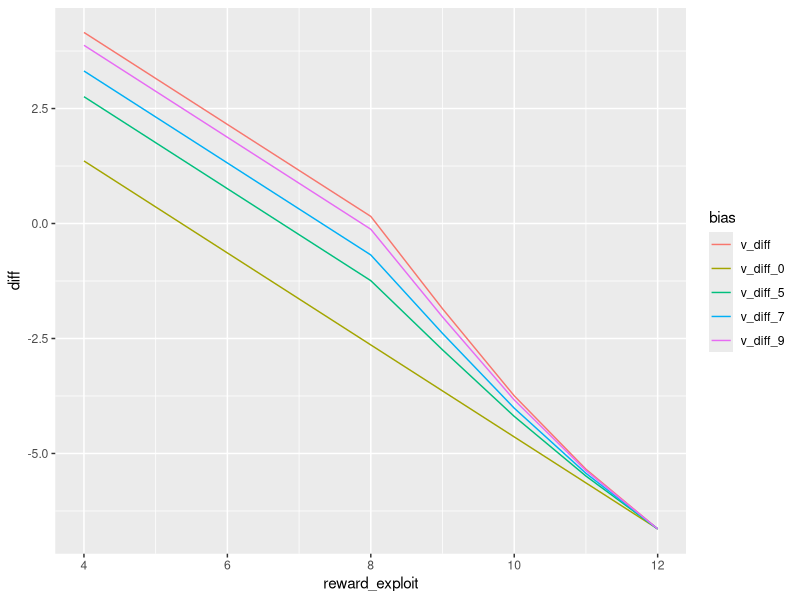
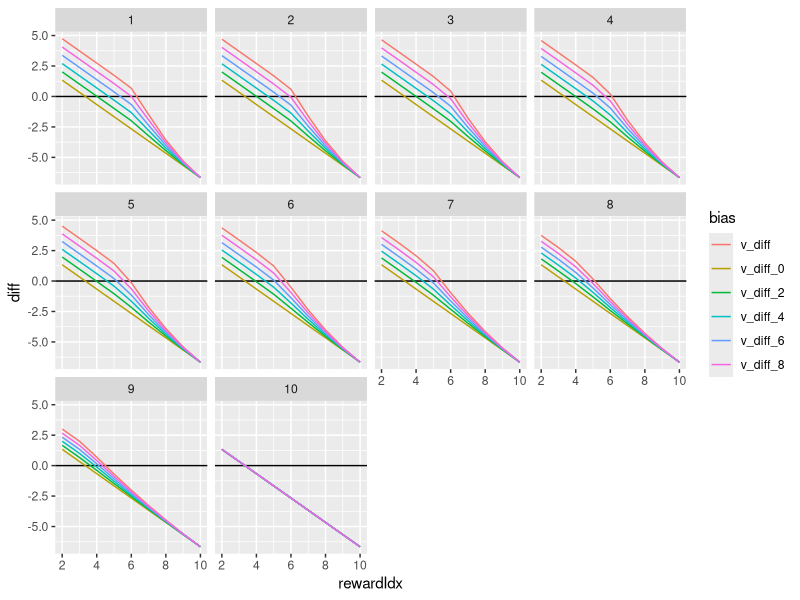

These figures' R source, in order:
library("ggplot2")
library("dplyr")
library("tidyr")
library("reshape2")

optimal_values <- function (discount, ntrials, minreward=4, maxreward=12, pbad=.333, badcost=0) {
  ngood <- maxreward - minreward + 1
  n <- ngood + 1
  explore_values <- matrix(0, nrow=ntrials, ncol=n)
  exploit_values <- matrix(0, nrow=ntrials, ncol=n)
  exploit_rewards <- t(replicate(ntrials, c(badcost, minreward:maxreward)))
  explore_rewards <- matrix((minreward + (maxreward - minreward) / 2) * (1-pbad) + badcost * pbad, nrow=ntrials, ncol=n)
  values <- matrix(0, nrow=ntrials, ncol=n)
  explore_values[ntrials,] <- explore_rewards[ntrials,]
  exploit_values[ntrials,] <- exploit_rewards[ntrials,]
  values[ntrials,] <- pmax(exploit_values[ntrials,], explore_values[ntrials,])
  for (i in (ntrials-1):1) {
    exploit_values[i,] <- c(badcost, minreward:maxreward) + discount * values[i+1,]
    explore_values[i,] <- sapply(1:n, function (x) {
      pbad * (badcost + discount * values[i+1, x]) + (1 - pbad) * mean(minreward:maxreward + discount * values[i+1, pmax(x, 2:n)])
    })
    values[i,] <- pmax(exploit_values[i,], explore_values[i,])
  }
  reward_diff <- explore_rewards - exploit_rewards
  VoI_diff <- explore_values - exploit_values - reward_diff
  return(list(exploit_values=exploit_values,
              explore_values=explore_values,
              reward_diff=reward_diff,
              VoI_diff=VoI_diff))
}

optimal_values_indefinite <- function (discount, minreward=4, maxreward=12, pbad=.5, badcost=0, tol=.00001) {
  ngood <- maxreward - minreward + 1
  n <- ngood + 1
  ptrans <- 1/ngood * (1-pbad)
  trans_explore <- matrix(0, n, n)
  trans_exploit <- diag(n)
  rew_explore <- matrix(0, n, n)
  rew_exploit <- diag(n) * c(badcost, minreward:maxreward)
  reward_exploit <- c(badcost, minreward:maxreward)
  for (i in 1:n) {
    for (j in 1:n) {
      if (j > i) {
        trans_explore[i, j] <- ptrans
        rew_explore[i, j] <- reward_exploit[j]
      } else if (i == j){
        trans_explore[i,j] <- 1 - ptrans * (n - i)
        rew_explore[i, j] <- (badcost * pbad + sum(reward_exploit[2:i])* ptrans)/(pbad + length(1:(i-1))*ptrans)
      }
    }
  }
  rew_explore[1,1] <- badcost
  values <- rep(0, n)
  delta <- tol + 1
  while (delta > tol ) {
    old_values <- values
    disc_values <- values * discount
    values_explore <- sweep(rew_explore, MARGIN=2, disc_values, `+`)
    values_explore <- trans_explore * values_explore
    values_explore <- apply(values_explore, MARGIN=1, sum)
    values_exploit <- sweep(rew_exploit, MARGIN=2, disc_values, `+`)
    values_exploit <- trans_exploit * values_exploit
    values_exploit <- apply(values_exploit, MARGIN=1, sum)
    values <- pmax(values_exploit, values_explore)
    delta <- max(abs(values - old_values))
  }
  reward_explore <- rep(pbad*badcost + ptrans*sum(minreward:maxreward), n)
  reward_diff <- reward_explore - reward_exploit
  VoI_diff <- values_explore - values_exploit - reward_diff
  list(values_explore=values_explore,
       values_exploit=values_exploit,
       reward_explore=reward_explore,
       reward_exploit=reward_exploit,
       values=values,
       reward_diff=reward_diff,
       VoI_diff=VoI_diff
       )
}

test <- optimal_values_indefinite(.8, minreward=4, maxreward=12, pbad=.33, badcost=0)

df <- data.frame(reward_exploit=test$reward_exploit)
df$v_diff <- test$reward_diff + test$VoI_diff
df$v_diff_9 <- test$reward_diff + .9 * test$VoI_diff
df$v_diff_7 <- test$reward_diff + .7 * test$VoI_diff
df$v_diff_5 <- test$reward_diff + .5 * test$VoI_diff
df$v_diff_0 <- test$reward_diff

df <- df %>% gather(bias, diff, -reward_exploit) %>%
  filter(reward_exploit > 0)

ggplot(df, aes(x=reward_exploit, y=diff, group=bias)) + geom_line(aes(color=bias))


test <- optimal_values(7/8, 10)
df <- melt(test$exploit_values)
df <- setNames(df, c("trial", "rewardIdx", "exploit_value"))
df$explore_value <- melt(test$explore_values)[,3]
df$reward_diff <- melt(test$reward_diff)[,3]
df$VoI_diff <- melt(test$VoI_diff)[,3]

df$v_diff <- df$reward_diff + df$VoI_diff
df$v_diff_8 <- df$reward_diff + .8 * df$VoI_diff
df$v_diff_6 <- df$reward_diff + .6 * df$VoI_diff
df$v_diff_4 <- df$reward_diff + .4 * df$VoI_diff
df$v_diff_2 <- df$reward_diff + .2 * df$VoI_diff
df$v_diff_0 <- df$reward_diff

df <- df %>%
  select(-reward_diff, -VoI_diff, -exploit_value, -explore_value) %>%
  gather(bias, diff, -trial, -rewardIdx) %>%
  filter(rewardIdx > 1)

## plot of how optimal effect changes as the end of the experiment is reached
ggplot(df, aes(x=rewardIdx, y=diff, group=bias)) + geom_hline(yintercept=0) + geom_line(aes(color=bias)) + facet_wrap(~trial)
